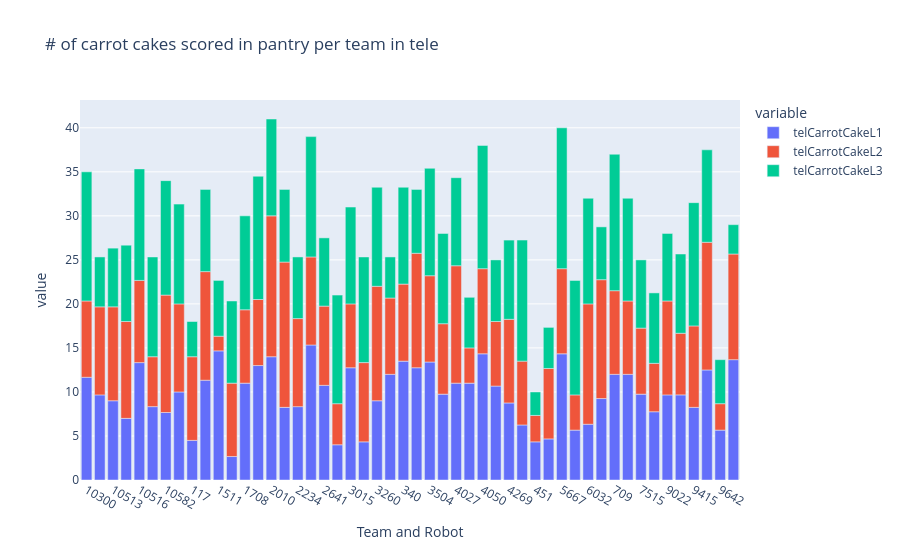

Notebook code cell kept with this figure:
### Code cell
#L1, L2, L3 pantry carrot cake tele (stacked bar)
fig = px.bar(team_averages, x="Team and Robot", y=["telCarrotCakeL1", "telCarrotCakeL2", "telCarrotCakeL3"], title="# of carrot cakes scored in pantry per team in tele")
fig

### Figure 1 — Plotly figure (JSON) as saved in the notebook; plotly's stock layout.template omitted (floating-point values rounded to 4 significant figures)
{"data": [{"hovertemplate": "variable=telCarrotCakeL1<br>Team and Robot=%{x}<br>value=%{y}<extra></extra>", "legendgroup": "telCarrotCakeL1", "marker": {"color": "#636efa", "pattern": {"shape": ""}}, "name": "telCarrotCakeL1", "orientation": "v", "showlegend": true, "textposition": "auto", "type": "bar", "x": ["10300", "10512", "10513", "10515", "10516", "10517", "10582", "11456", "117", "1317", "1511", "1601", "1708", "1816", "2010", "2095", "2234", "2614", "2641", "2656", "3015", "3173", "3260", "3324", "340", "3484", "3504", "3990", "4027", "4028", "4050", "4150", "4269", "4467", "451", "4991", "5667", "5740", "6032", "63", "709", "7274", "7515", "8705", "9022", "9406", "9415", "9475", "9642", "9653"], "xaxis": "x", "y": [11.67, 9.667, 9.0, 7.0, 13.33, 8.333, 7.667, 10.0, 4.5, 11.33, 14.67, 2.667, 11.0, 13.0, 14.0, 8.25, 8.333, 15.33, 10.75, 4.0, 12.75, 4.333, 9.0, 12.0, 13.5, 12.75, 13.4, 9.75, 11.0, 11.0, 14.33, 10.67, 8.75, 6.25, 4.333, 4.667, 14.33, 5.667, 6.333, 9.25, 12.0, 12.0, 9.75, 7.75, 9.667, 9.667, 8.25, 12.5, 5.667, 13.67], "yaxis": "y"}, {"hovertemplate": "variable=telCarrotCakeL2<br>Team and Robot=%{x}<br>value=%{y}<extra></extra>", "legendgroup": "telCarrotCakeL2", "marker": {"color": "#EF553B", "pattern": {"shape": ""}}, "name": "telCarrotCakeL2", "orientation": "v", "showlegend": true, "textposition": "auto", "type": "bar", "x": ["10300", "10512", "10513", "10515", "10516", "10517", "10582", "11456", "117", "1317", "1511", "1601", "1708", "1816", "2010", "2095", "2234", "2614", "2641", "2656", "3015", "3173", "3260", "3324", "340", "3484", "3504", "3990", "4027", "4028", "4050", "4150", "4269", "4467", "451", "4991", "5667", "5740", "6032", "63", "709", "7274", "7515", "8705", "9022", "9406", "9415", "9475", "9642", "9653"], "xaxis": "x", "y": [8.667, 10.0, 10.67, 11.0, 9.333, 5.667, 13.33, 10.0, 9.5, 12.33, 1.667, 8.333, 8.333, 7.5, 16.0, 16.5, 10.0, 10.0, 9.0, 4.667, 7.25, 9.0, 13.0, 8.667, 8.75, 13.0, 9.8, 8.0, 13.33, 4.0, 9.667, 7.333, 9.5, 7.25, 3.0, 8.0, 9.667, 4.0, 13.67, 13.5, 9.5, 8.333, 7.5, 5.5, 10.67, 7.0, 9.25, 14.5, 3.0, 12.0], "yaxis": "y"}, {"hovertemplate": "variable=telCarrotCakeL3<br>Team and Robot=%{x}<br>value=%{y}<extra></extra>", "legendgroup": "telCarrotCakeL3", "marker": {"color": "#00cc96", "pattern": {"shape": ""}}, "name": "telCarrotCakeL3", "orientation": "v", "showlegend": true, "textposition": "auto", "type": "bar", "x": ["10300", "10512", "10513", "10515", "10516", "10517", "10582", "11456", "117", "1317", "1511", "1601", "1708", "1816", "2010", "2095", "2234", "2614", "2641", "2656", "3015", "3173", "3260", "3324", "340", "3484", "3504", "3990", "4027", "4028", "4050", "4150", "4269", "4467", "451", "4991", "5667", "5740", "6032", "63", "709", "7274", "7515", "8705", "9022", "9406", "9415", "9475", "9642", "9653"], "xaxis": "x", "y": [14.67, 5.667, 6.667, 8.667, 12.67, 11.33, 13.0, 11.33, 4.0, 9.333, 6.333, 9.333, 10.67, 14.0, 11.0, 8.25, 7.0, 13.67, 7.75, 12.33, 11.0, 12.0, 11.25, 4.667, 11.0, 7.25, 12.2, 10.25, 10.0, 5.75, 14.0, 7.0, 9.0, 13.75, 2.667, 4.667, 16.0, 13.0, 12.0, 6.0, 15.5, 11.67, 7.75, 8.0, 7.667, 9.0, 14.0, 10.5, 5.0, 3.333], "yaxis": "y"}], "layout": {"barmode": "relative", "legend": {"title": {"text": "variable"}, "tracegroupgap": 0}, "title": {"text": "# of carrot cakes scored in pantry per team in tele"}, "xaxis": {"anchor": "y", "domain": [0, 1], "title": {"text": "Team and Robot"}}, "yaxis": {"anchor": "x", "domain": [0, 1], "title": {"text": "value"}}}}
